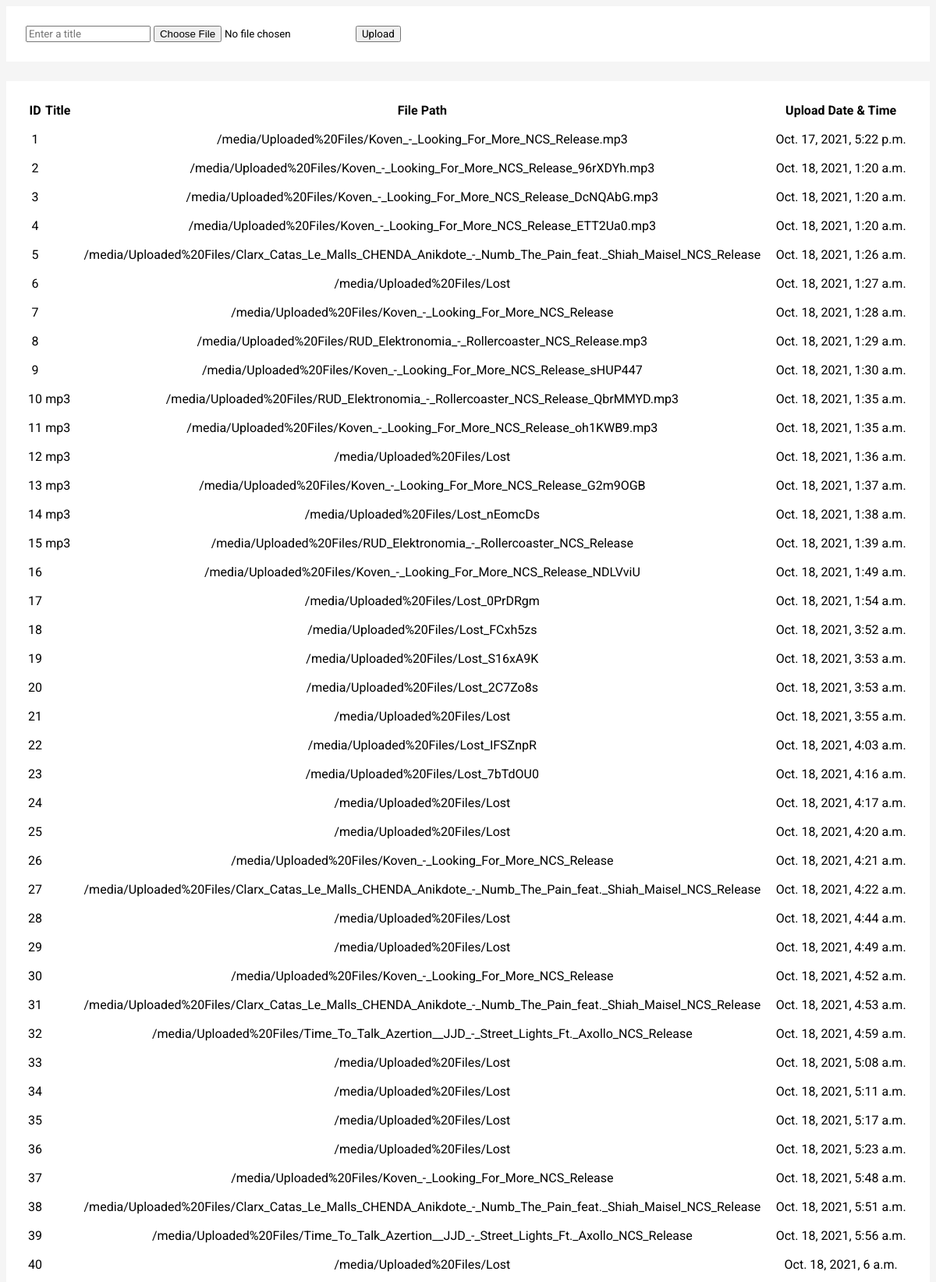
The page / (upper part) on the database its author committed.
### Core/models.py (models this page shows)
class Document(models.Model):
    title = models.CharField(max_length=200)
    uploadedFile = models.FileField(upload_to="Uploaded Files/")
    dateTimeOfUpload = models.DateTimeField(auto_now=True)

### Core/views.py (the view, shortened to what this page needs)
# urls.py: path("", views.uploadFile, name="uploadFile"),
def uploadFile(request):
    documents = models.Document.objects.all()
    return render(request, "Core/upload-file.html", context={
        "files": documents
    })

### Core/templates/Core/upload-file.html (shortened to what this page needs)
<!DOCTYPE html>
{% load static %}
<html lang="en">
<head>
</head>
<body>
    <form action="{% url 'Core:uploadFile' %}" method="POST" enctype="multipart/form-data">
        <input type="text" name="fileTitle" placeholder="Enter a title">
        <input type="file" name="uploadedFile">
        <input type="submit" value="Upload">
    </form>
    <table>
        <tr>
            <th>ID</th>
            <th>Title</th>
            <th>File Path</th>
            <th>Upload Date & Time</th>
        </tr>
        {% for file in files %}
            <tr>
                <td>{{ file.id }}</td>
                <td>{{ file.title }}</td>
                <td>{{ file.uploadedFile.url }}</td>
                <td>{{ file.dateTimeOfUpload }}</td>
            </tr>
        {% endfor %}
    </table>
</body>
</html>

### Core/templates/Core/upload-file.html (style rules this page uses)
* { font-family: "Roboto"; }
body { background-color: #F5F5F5; }
form { background-color: #FFFFFF; padding: 25px; }
table { width: 100%; text-align: center; margin-top: 25px; padding: 25px; background-color: #FFFFFF; }
table tr td { padding-top: 15px; }

### rows shown on the page
Document: id "1", uploadedFile "/media/Uploaded%20Files/Koven_-_Looking_For_More_NCS_Release.mp3", dateTimeOfUpload "Oct. 17, 2021, 5:22 p.m."
Document: id "2", uploadedFile "/media/Uploaded%20Files/Koven_-_Looking_For_More_NCS_Release_96rXDYh.mp3", dateTimeOfUpload "Oct. 18, 2021, 1:20 a.m."
Document: id "3", uploadedFile "/media/Uploaded%20Files/Koven_-_Looking_For_More_NCS_Release_DcNQAbG.mp3", dateTimeOfUpload "Oct. 18, 2021, 1:20 a.m."
Document: id "4", uploadedFile "/media/Uploaded%20Files/Koven_-_Looking_For_More_NCS_Release_ETT2Ua0.mp3", dateTimeOfUpload "Oct. 18, 2021, 1:20 a.m."
Document: id "5", uploadedFile "/media/Uploaded%20Files/Clarx_Catas_Le_Malls_CHENDA_Anikdote_-_Numb_The_Pain_feat._Shiah_Maisel_NCS_Release", dateTimeOfUpload "Oct. 18, 2021, 1:26 a.m."
Document: id "6", uploadedFile "/media/Uploaded%20Files/Lost", dateTimeOfUpload "Oct. 18, 2021, 1:27 a.m."
Document: id "7", uploadedFile "/media/Uploaded%20Files/Koven_-_Looking_For_More_NCS_Release", dateTimeOfUpload "Oct. 18, 2021, 1:28 a.m."
Document: id "8", uploadedFile "/media/Uploaded%20Files/RUD_Elektronomia_-_Rollercoaster_NCS_Release.mp3", dateTimeOfUpload "Oct. 18, 2021, 1:29 a.m."
Document: id "9", uploadedFile "/media/Uploaded%20Files/Koven_-_Looking_For_More_NCS_Release_sHUP447", dateTimeOfUpload "Oct. 18, 2021, 1:30 a.m."
Document: id "10", title "mp3", uploadedFile "/media/Uploaded%20Files/RUD_Elektronomia_-_Rollercoaster_NCS_Release_QbrMMYD.mp3", dateTimeOfUpload "Oct. 18, 2021, 1:35 a.m."
Document: id "11", title "mp3", uploadedFile "/media/Uploaded%20Files/Koven_-_Looking_For_More_NCS_Release_oh1KWB9.mp3", dateTimeOfUpload "Oct. 18, 2021, 1:35 a.m."
Document: id "12", title "mp3", uploadedFile "/media/Uploaded%20Files/Lost", dateTimeOfUpload "Oct. 18, 2021, 1:36 a.m."
Document: id "13", title "mp3", uploadedFile "/media/Uploaded%20Files/Koven_-_Looking_For_More_NCS_Release_G2m9OGB", dateTimeOfUpload "Oct. 18, 2021, 1:37 a.m."
Document: id "14", title "mp3", uploadedFile "/media/Uploaded%20Files/Lost_nEomcDs", dateTimeOfUpload "Oct. 18, 2021, 1:38 a.m."
Document: id "15", title "mp3", uploadedFile "/media/Uploaded%20Files/RUD_Elektronomia_-_Rollercoaster_NCS_Release", dateTimeOfUpload "Oct. 18, 2021, 1:39 a.m."
Document: id "16", uploadedFile "/media/Uploaded%20Files/Koven_-_Looking_For_More_NCS_Release_NDLVviU", dateTimeOfUpload "Oct. 18, 2021, 1:49 a.m."
Document: id "17", uploadedFile "/media/Uploaded%20Files/Lost_0PrDRgm", dateTimeOfUpload "Oct. 18, 2021, 1:54 a.m."
Document: id "18", uploadedFile "/media/Uploaded%20Files/Lost_FCxh5zs", dateTimeOfUpload "Oct. 18, 2021, 3:52 a.m."
Document: id "19", uploadedFile "/media/Uploaded%20Files/Lost_S16xA9K", dateTimeOfUpload "Oct. 18, 2021, 3:53 a.m."
Document: id "20", uploadedFile "/media/Uploaded%20Files/Lost_2C7Zo8s", dateTimeOfUpload "Oct. 18, 2021, 3:53 a.m."
Document: id "21", uploadedFile "/media/Uploaded%20Files/Lost", dateTimeOfUpload "Oct. 18, 2021, 3:55 a.m."
Document: id "22", uploadedFile "/media/Uploaded%20Files/Lost_IFSZnpR", dateTimeOfUpload "Oct. 18, 2021, 4:03 a.m."
Document: id "23", uploadedFile "/media/Uploaded%20Files/Lost_7bTdOU0", dateTimeOfUpload "Oct. 18, 2021, 4:16 a.m."
Document: id "24", uploadedFile "/media/Uploaded%20Files/Lost", dateTimeOfUpload "Oct. 18, 2021, 4:17 a.m."
Document: id "25", uploadedFile "/media/Uploaded%20Files/Lost", dateTimeOfUpload "Oct. 18, 2021, 4:20 a.m."
Document: id "26", uploadedFile "/media/Uploaded%20Files/Koven_-_Looking_For_More_NCS_Release", dateTimeOfUpload "Oct. 18, 2021, 4:21 a.m."
Document: id "27", uploadedFile "/media/Uploaded%20Files/Clarx_Catas_Le_Malls_CHENDA_Anikdote_-_Numb_The_Pain_feat._Shiah_Maisel_NCS_Release", dateTimeOfUpload "Oct. 18, 2021, 4:22 a.m."
Document: id "28", uploadedFile "/media/Uploaded%20Files/Lost", dateTimeOfUpload "Oct. 18, 2021, 4:44 a.m."
Document: id "29", uploadedFile "/media/Uploaded%20Files/Lost", dateTimeOfUpload "Oct. 18, 2021, 4:49 a.m."
Document: id "30", uploadedFile "/media/Uploaded%20Files/Koven_-_Looking_For_More_NCS_Release", dateTimeOfUpload "Oct. 18, 2021, 4:52 a.m."
Document: id "31", uploadedFile "/media/Uploaded%20Files/Clarx_Catas_Le_Malls_CHENDA_Anikdote_-_Numb_The_Pain_feat._Shiah_Maisel_NCS_Release", dateTimeOfUpload "Oct. 18, 2021, 4:53 a.m."
Document: id "32", uploadedFile "/media/Uploaded%20Files/Time_To_Talk_Azertion__JJD_-_Street_Lights_Ft._Axollo_NCS_Release", dateTimeOfUpload "Oct. 18, 2021, 4:59 a.m."
Document: id "33", uploadedFile "/media/Uploaded%20Files/Lost", dateTimeOfUpload "Oct. 18, 2021, 5:08 a.m."
Document: id "34", uploadedFile "/media/Uploaded%20Files/Lost", dateTimeOfUpload "Oct. 18, 2021, 5:11 a.m."
Document: id "35", uploadedFile "/media/Uploaded%20Files/Lost", dateTimeOfUpload "Oct. 18, 2021, 5:17 a.m."
Document: id "36", uploadedFile "/media/Uploaded%20Files/Lost", dateTimeOfUpload "Oct. 18, 2021, 5:23 a.m."
Document: id "37", uploadedFile "/media/Uploaded%20Files/Koven_-_Looking_For_More_NCS_Release", dateTimeOfUpload "Oct. 18, 2021, 5:48 a.m."
Document: id "38", uploadedFile "/media/Uploaded%20Files/Clarx_Catas_Le_Malls_CHENDA_Anikdote_-_Numb_The_Pain_feat._Shiah_Maisel_NCS_Release", dateTimeOfUpload "Oct. 18, 2021, 5:51 a.m."
Document: id "39", uploadedFile "/media/Uploaded%20Files/Time_To_Talk_Azertion__JJD_-_Street_Lights_Ft._Axollo_NCS_Release", dateTimeOfUpload "Oct. 18, 2021, 5:56 a.m."
Document: id "40", uploadedFile "/media/Uploaded%20Files/Lost", dateTimeOfUpload "Oct. 18, 2021, 6 a.m."
